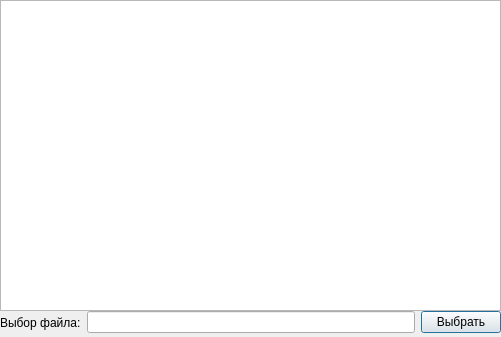
<?xml version="1.0" encoding="UTF-8"?>
<ui version="4.0">
 <class>filesearch</class>
 <widget class="QDialog" name="filesearch">
  <property name="geometry">
   <rect>
    <x>0</x>
    <y>0</y>
    <width>501</width>
    <height>337</height>
   </rect>
  </property>
  <property name="maximumSize">
   <size>
    <width>501</width>
    <height>337</height>
   </size>
  </property>
  <property name="windowTitle">
   <string>Dialog</string>
  </property>
  <widget class="QListView" name="listFileSystem">
   <property name="geometry">
    <rect>
     <x>0</x>
     <y>0</y>
     <width>501</width>
     <height>311</height>
    </rect>
   </property>
  </widget>
  <widget class="QWidget" name="">
   <property name="geometry">
    <rect>
     <x>0</x>
     <y>310</y>
     <width>501</width>
     <height>25</height>
    </rect>
   </property>
   <layout class="QHBoxLayout" name="horizontalLayout">
    <item>
     <widget class="QLabel" name="label">
      <property name="text">
       <string>Выбор файла:</string>
      </property>
     </widget>
    </item>
    <item>
     <widget class="QLineEdit" name="editFile"/>
    </item>
    <item>
     <widget class="QPushButton" name="selectButton">
      <property name="text">
       <string>Выбрать</string>
      </property>
     </widget>
    </item>
   </layout>
  </widget>
 </widget>
 <resources/>
 <connections/>
</ui>
